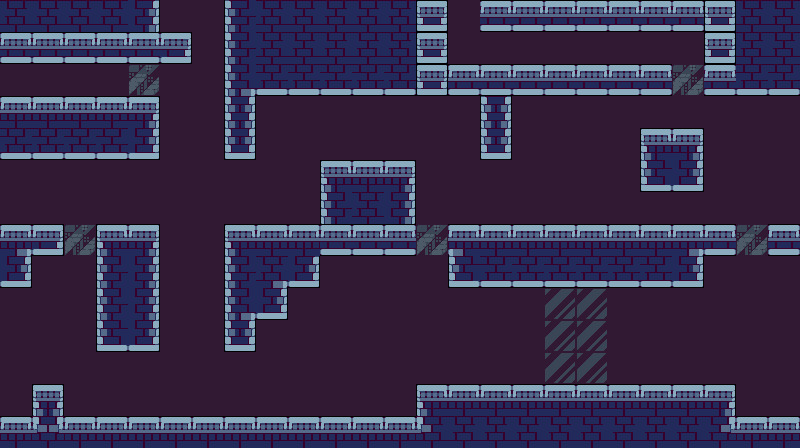

This game map was drawn from its Tiled (.tmx) file and the tilesets committed beside it. A one-line description and the full map source follow:
An orthogonal 25x14 tile map with 32x32 px tiles, 3 tile layers (Background, Tiles, Foreground), 2 tilesets.

<map version="1.10" tiledversion="1.10.2" orientation="orthogonal" renderorder="right-down" width="25" height="14" tilewidth="32" tileheight="32" infinite="0" nextlayerid="4" nextobjectid="1">
 <tileset firstgid="1" source="../tsx/Power Station.tsx" />
 <tileset firstgid="65" source="../tsx/Outside.tsx" />
 <layer id="2" name="Background" width="25" height="14">
  <data encoding="csv">
120,120,120,120,120,120,120,120,120,120,120,120,120,120,120,120,120,120,120,120,120,120,120,120,120,
120,120,120,120,120,120,120,120,120,120,120,120,120,120,120,120,120,120,120,120,120,120,120,120,120,
120,120,120,120,120,120,120,120,120,120,120,120,120,120,120,120,120,120,120,120,120,120,120,120,120,
120,120,120,120,120,120,120,120,120,120,120,120,120,120,120,120,120,120,120,120,120,120,120,120,120,
120,120,120,120,120,120,120,120,120,120,120,120,120,120,120,120,120,120,120,120,120,120,120,120,120,
120,120,120,120,120,120,120,120,120,120,120,120,120,120,120,120,120,120,120,120,120,120,120,120,120,
120,120,120,120,120,120,120,120,120,120,120,120,120,120,120,120,120,120,120,120,120,120,120,120,120,
120,120,120,120,120,120,120,120,120,120,120,120,120,120,120,120,120,120,120,120,120,120,120,120,120,
120,120,120,120,120,120,120,120,120,120,120,120,120,120,120,120,120,120,120,120,120,120,120,120,120,
120,120,120,120,120,120,120,120,120,120,120,120,120,120,120,120,120,120,120,120,120,120,120,120,120,
120,120,120,120,120,120,120,120,120,120,120,120,120,120,120,120,120,120,120,120,120,120,120,120,120,
120,120,120,120,120,120,120,120,120,120,120,120,120,120,120,120,120,120,120,120,120,120,120,120,120,
120,120,120,120,120,120,120,120,120,120,120,120,120,120,120,120,120,120,120,120,120,120,120,120,120,
120,120,120,120,120,120,120,120,120,120,120,120,120,120,120,120,120,120,120,120,120,120,120,120,120
</data>
 </layer>
 <layer id="1" name="Tiles" width="25" height="14">
  <data encoding="csv">
10,10,10,10,11,0,0,9,10,10,10,10,10,28,0,26,26,26,26,26,26,26,28,10,10,
26,26,26,26,26,27,0,9,10,10,10,10,10,28,0,0,0,0,0,0,0,0,28,10,10,
0,0,0,0,0,0,0,21,18,18,18,18,18,28,26,26,26,26,26,26,26,0,26,18,18,
2,2,2,2,3,0,0,12,0,0,0,0,0,0,0,12,0,0,0,0,0,0,0,0,0,
18,18,18,18,19,0,0,20,0,0,0,0,0,0,0,20,0,0,0,0,1,3,0,0,0,
0,0,0,0,0,0,0,0,0,0,1,2,3,0,0,0,0,0,0,0,17,19,0,0,0,
0,0,0,0,0,0,0,0,0,0,9,10,11,0,0,0,0,0,0,0,0,0,0,0,0,
7,27,0,1,3,0,0,1,2,2,26,26,26,0,8,2,2,2,2,2,2,7,26,0,26,
19,0,0,9,11,0,0,9,5,19,0,0,0,0,17,18,18,18,18,18,18,19,0,0,0,
0,0,0,9,11,0,0,21,19,0,0,0,0,0,0,0,0,139,139,0,0,0,0,0,0,
0,0,0,17,19,0,0,20,0,0,0,0,0,0,0,0,0,139,139,0,0,0,0,0,0,
0,0,0,0,0,0,0,0,0,0,0,0,0,0,0,0,0,139,139,0,0,0,0,0,0,
0,4,0,0,0,0,0,0,0,0,0,0,0,1,2,2,2,2,2,2,2,2,3,0,0,
2,31,2,2,2,2,2,2,2,2,2,2,2,14,10,10,10,10,10,10,10,10,13,2,2
</data>
 </layer>
 <layer id="3" name="Foreground" width="25" height="14">
  <data encoding="csv">
0,0,0,0,0,0,0,0,0,0,0,0,0,0,0,0,0,0,0,0,0,0,0,0,0,
0,0,0,0,0,0,0,0,0,0,0,0,0,0,0,0,0,0,0,0,0,0,0,0,0,
0,0,0,0,56,0,0,0,0,0,0,0,0,0,0,0,0,0,0,0,0,56,0,0,0,
0,0,0,0,0,0,0,0,0,0,0,0,0,0,0,0,0,0,0,0,0,0,0,0,0,
0,0,0,0,0,0,0,0,0,0,0,0,0,0,0,0,0,0,0,0,0,0,0,0,0,
0,0,0,0,0,0,0,0,0,0,0,0,0,0,0,0,0,0,0,0,0,0,0,0,0,
0,0,0,0,0,0,0,0,0,0,0,0,0,0,0,0,0,0,0,0,0,0,0,0,0,
0,0,56,0,0,0,0,0,0,0,0,0,0,56,0,0,0,0,0,0,0,0,0,56,0,
0,0,0,0,0,0,0,0,0,0,0,0,0,0,0,0,0,0,0,0,0,0,0,0,0,
0,0,0,0,0,0,0,0,0,0,0,0,0,0,0,0,0,0,0,0,0,0,0,0,0,
0,0,0,0,0,0,0,0,0,0,0,0,0,0,0,0,0,0,0,0,0,0,0,0,0,
0,0,0,0,0,0,0,0,0,0,0,0,0,0,0,0,0,0,0,0,0,0,0,0,0,
0,0,0,0,0,0,0,0,0,0,0,0,0,0,0,0,0,0,0,0,0,0,0,0,0,
0,0,0,0,0,0,0,0,0,0,0,0,0,0,0,0,0,0,0,0,0,0,0,0,0
</data>
 </layer>
</map>
